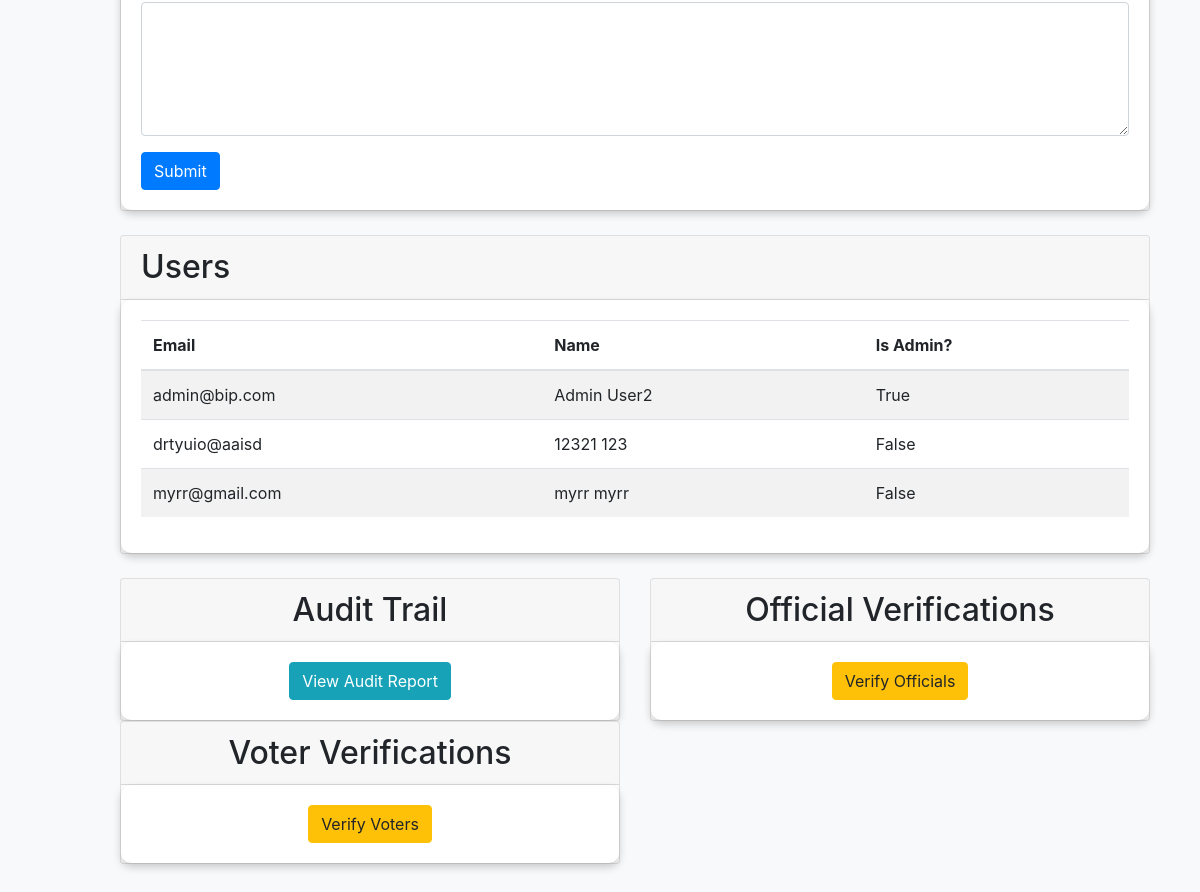
Page /admin (signed in, lower part) on the earlier database version.
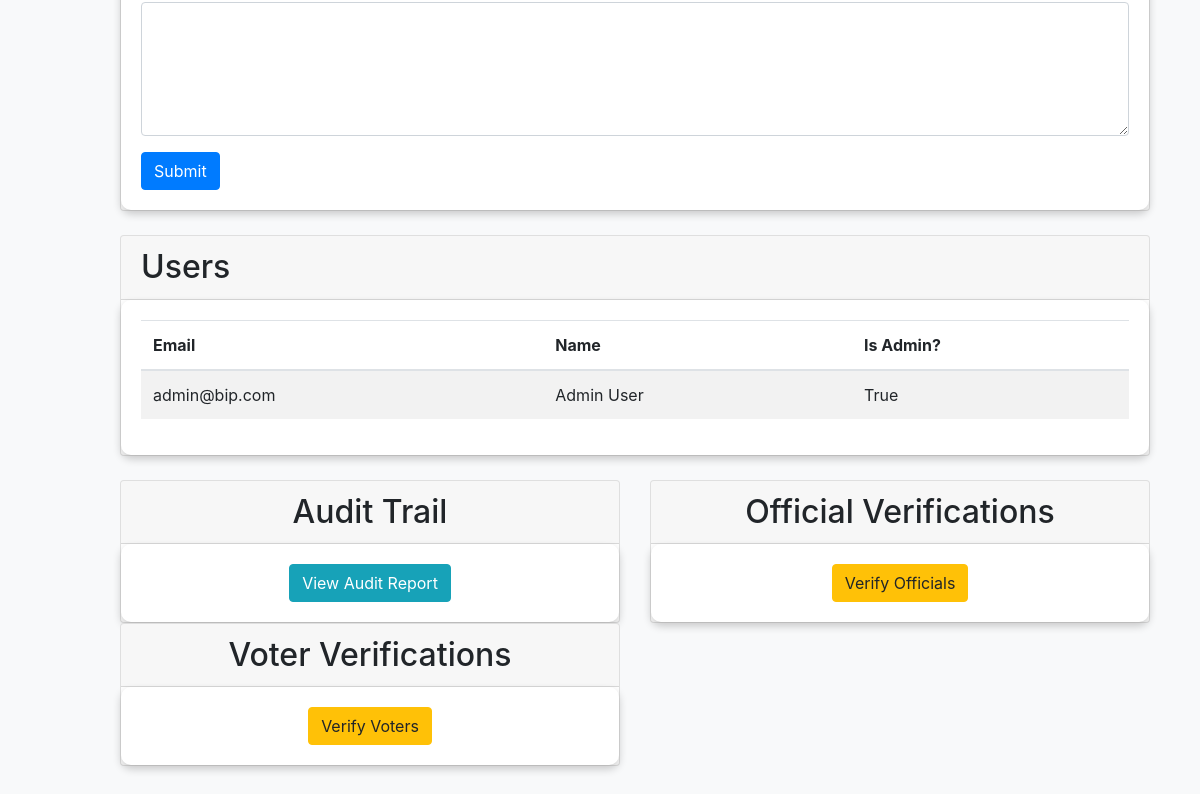
Same page on the later database version.
### Website/models.py (models this page shows, shortened)
class User(db.Model, UserMixin):
    id = db.Column(db.Integer, primary_key=True)
    email = db.Column(db.String(150), unique=True, nullable=False)
    firstName = db.Column(db.String(150), nullable=False)  # For first name
    lastName = db.Column(db.String(150), nullable=False)
    password = db.Column(db.String(150), nullable=False)  # For storing password hash
    is_admin = db.Column(db.Boolean, default=False)  # Optional: for admin flag
    address = db.Column(db.String(255), nullable=True)
    birth_date = db.Column(db.Date, nullable=True)
    birth_place = db.Column(db.String(255), nullable=True)
    position = db.Column(db.String(50), nullable=True)  # For officials
    is_verified = db.Column(db.Boolean, default=False)  # Admin approval required
    voter_status = db.Column(db.String(50), default="Pending") #Voter Eligibility Status

### Website/views.py (the view)
@views.route('/admin', methods=['GET', 'POST'])
@login_required
def admin_panel():
    if not current_user.is_admin:
        return render_template("home.html", user=current_user)  # Redirect non-admin users to home page
    users = User.query.all()
    return render_template('/admin_panel.html', users=users, user=current_user)

### Website/templates/admin_panel.html (shortened to what this page needs)
{% extends "base.html" %}
{% block content %}
<br/>
<br/>
<div class="container">
    <div class="card mb-4">
        <div class="card-body" style="border-radius: 10px; box-shadow: 0 4px 8px rgba(0, 0, 0, 0.2);">
            <form action="{{ url_for('views.add_faq') }}" method="POST">
                <div class="form-group mb-3">
                    <textarea class="form-control" id="content" name="content" rows="5" required></textarea>
                </div>
                <button type="submit" class="btn btn-primary">Submit</button>
            </form>
        </div>
    </div>
    <div class="card mb-4">
        <div class="card-header">
            <h2 class="mb-0">Users</h2>
        </div>
        <div class="card-body" style="border-radius: 10px; box-shadow: 0 4px 8px rgba(0, 0, 0, 0.2);">
            <div class="table-responsive">
                <table class="table table-striped">
                    <thead>
                        <tr>
                            <th>Email</th>
                            <th>Name</th>
                            <th>Is Admin?</th>
                        </tr>
                    </thead>
                    <tbody>
                        {% for user in users %}
                            <tr>
                                <td>{{ user.email }}</td>
                                <td>{{ user.firstName }} {{ user.lastName }}</td>
                                <td>{{ user.is_admin }}</td>
                            </tr>
                        {% endfor %}
                    </tbody>
                </table>
            </div>
        </div>
    </div>
    <div class="row mb-4">
        <div class="col-md-6">
            <div class="card h-100">
                <div class="card-header">
                    <h2 class="mb-0" align="center">Audit Trail</h2>
                </div>
                <div class="card-body d-flex align-items-center justify-content-center" style="border-radius: 10px; box-shadow: 0 4px 8px rgba(0, 0, 0, 0.2);">
                    <a href="{{ url_for('views.audit_report') }}" class="btn btn-info">View Audit Report</a>
                </div>
            </div>
        </div>
        <div class="col-md-6">
            <div class="card h-100">
                <div class="card-header">
                    <h2 class="mb-0" align="center">Official Verifications</h2>
                </div>
                <div class="card-body d-flex align-items-center justify-content-center" style="border-radius: 10px; box-shadow: 0 4px 8px rgba(0, 0, 0, 0.2);">
                    <a href="{{ url_for('views.verify_officials') }}" class="btn btn-warning">Verify Officials</a>
                </div>
            </div>
        </div>
        <div class="col-md-6">
            <div class="card h-100">
                <div class="card-header">
                    <h2 class="mb-0" align="center">Voter Verifications</h2>
                </div>
                <div class="card-body d-flex align-items-center justify-content-center" style="border-radius: 10px; box-shadow: 0 4px 8px rgba(0, 0, 0, 0.2);">
                    <a href="{{ url_for('views.verify_voters') }}" class="btn btn-warning">Verify Voters</a>
                </div>
            </div>
        </div>
    </div>
</div>
{% endblock %}

Differences in the rows shown:
removed User: email "drtyuio@aaisd", firstName "12321", lastName "123", is_admin "False"
removed User: email "myrr@gmail.com", firstName "myrr", lastName "myrr", is_admin "False"
changed User "admin@bip.com": lastName "User2" → "User"
